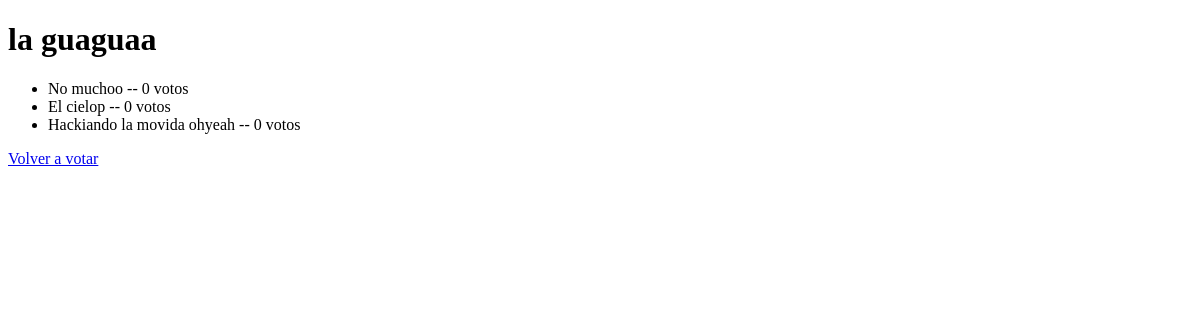
The app's page /sondeo/1/resultados/, older data.
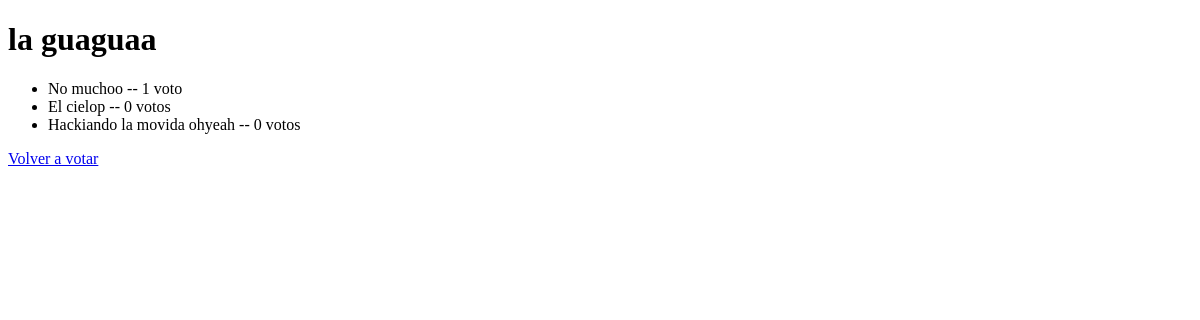
The same page, newer data.
### sondeo/models.py (models this page shows, shortened)
class Respuesta(models.Model):
    pregunta = models.ForeignKey(Pregunta, on_delete=models.CASCADE) # Relación de clave foránea con la tabla Pregunta y al borrarse se borran las respuestas asociadas
    texto_elegido = models.CharField(max_length=200)
    votos = models.IntegerField(default=0) #Número de votos. Empìeza en 0

### sondeo/views.py (the view)
# urls.py: path("<int:pk>/resultados/", views.ResultadosView.as_view(), name="resultados"),
class ResultadosView(generic.DetailView):
    model = Pregunta
    template_name = "sondeo/resultados.html"
    def get_queryset(self):
        return Pregunta.objects.filter(fecha_de_publicacion__lte=timezone.now())

### sondeo/templates/sondeo/resultados.html (shortened to what this page needs)
<!DOCTYPE html>
<html lang="en">
<head>
</head>
<body>
  <h1> {{ pregunta.texto_pregunta }} </h1>
  <ul>
    {% for respuesta in pregunta.respuesta_set.all %}
    <li> {{ respuesta.texto_elegido }} -- {{ respuesta.votos }} voto{{ respuesta.votos|pluralize }} </li>
    {% endfor %}
  </ul>
  <a href="{% url 'sondeo:detalle' pregunta.id %}">Volver a votar</a>
</body>
</html>

Row changes from the older to the newer data that the page shows:
changed Respuesta "No muchoo": votos "0" → "1"
